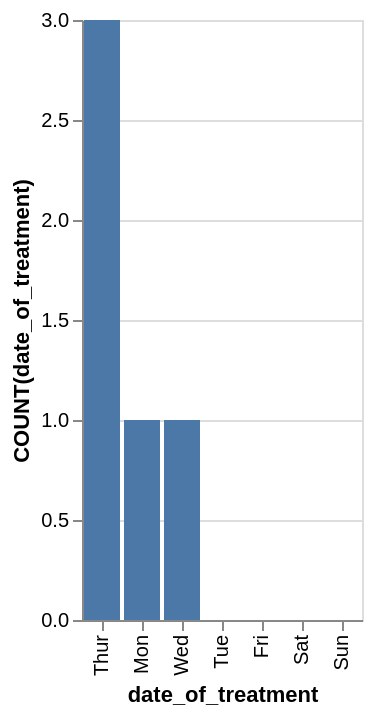

Source (Vega-Lite JSON):
### Vega-Lite specification from a JSON file in a GitHub repository (floating-point values rounded to 4 significant figures)
{"data": {"values": [{"x_data": "Mon", "y_data": 1}, {"x_data": "Tue", "y_data": 0}, {"x_data": "Wed", "y_data": 1}, {"x_data": "Thur", "y_data": 3}, {"x_data": "Fri", "y_data": 0}, {"x_data": "Sat", "y_data": 0}, {"x_data": "Sun", "y_data": 0}]}, "mark": "bar", "encoding": {"x": {"field": "x_data", "type": "nominal", "title": "date_of_treatment", "sort": {"op": "sum", "field": "y_data", "order": "descending"}}, "y": {"field": "y_data", "type": "quantitative", "title": "COUNT(date_of_treatment)"}}}
